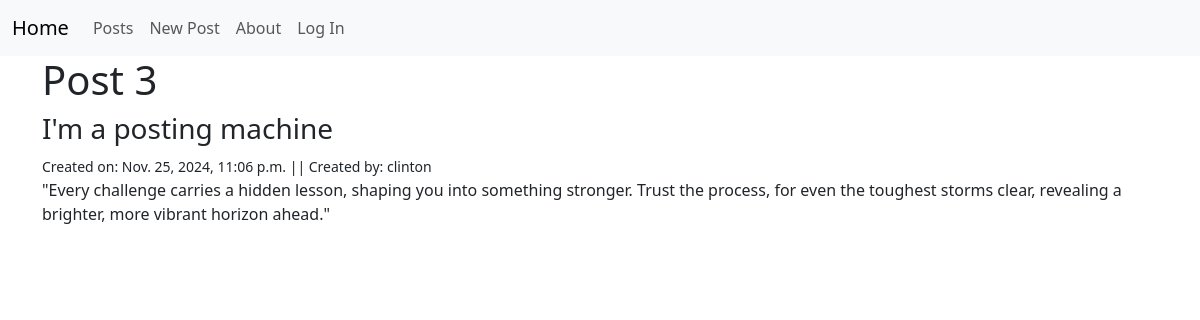
/posts/3/, run on the app's committed database.
### posts/models.py (models this page shows, shortened)
class Post(models.Model):
    title = models.CharField(max_length=128)
    subtitle = models.CharField(max_length=256)
    body = models.TextField()
    author = models.ForeignKey(
        get_user_model(),
        on_delete=models.CASCADE
    )
    status = models.ForeignKey(
        Status,
        on_delete=models.CASCADE
    )
    created_on = models.DateTimeField(auto_now_add=True)

### posts/views.py (the view)
# urls.py: path("<int:pk>/", views.PostDetailView.as_view(), name="detail"),
class PostDetailView(UserPassesTestMixin, DetailView):
    template_name = "posts/detail.html"
    model = Post
    def test_func(self):
        post = self.get_object()
        if post.status.name == "published":
            return True
        elif post.status.name == "archived" and self.request.user.is_authenticated:
            return True
        elif post.status.name == ("draft"
                    and self.request.user.is_authenticated
                    and self.request.user == post.author):
            return True
        else:
            return False

### templates/posts/detail.html (shortened to what this page needs)
{% extends 'base.html' %}
{% block content %}
<h1>{{ post.title}}</h1>
<h3>{{ post.subtitle }}</h3>
<small>Created on: {{ post.created_on }} || Created by: {{ post.author }}</small>
<p>{{ post.body }}</p>
{% endblock content %}

### data on the page
Post: title "Post 3", subtitle "I'm a posting machine", created_on "Nov. 25, 2024, 11:06 p.m.", author "clinton", body "\"Every challenge carries a hidden lesson, shaping you into something stronger. Trust the process, for even the toughest storms clear, revealing a brighter, more vibrant horizon ahead.\""
